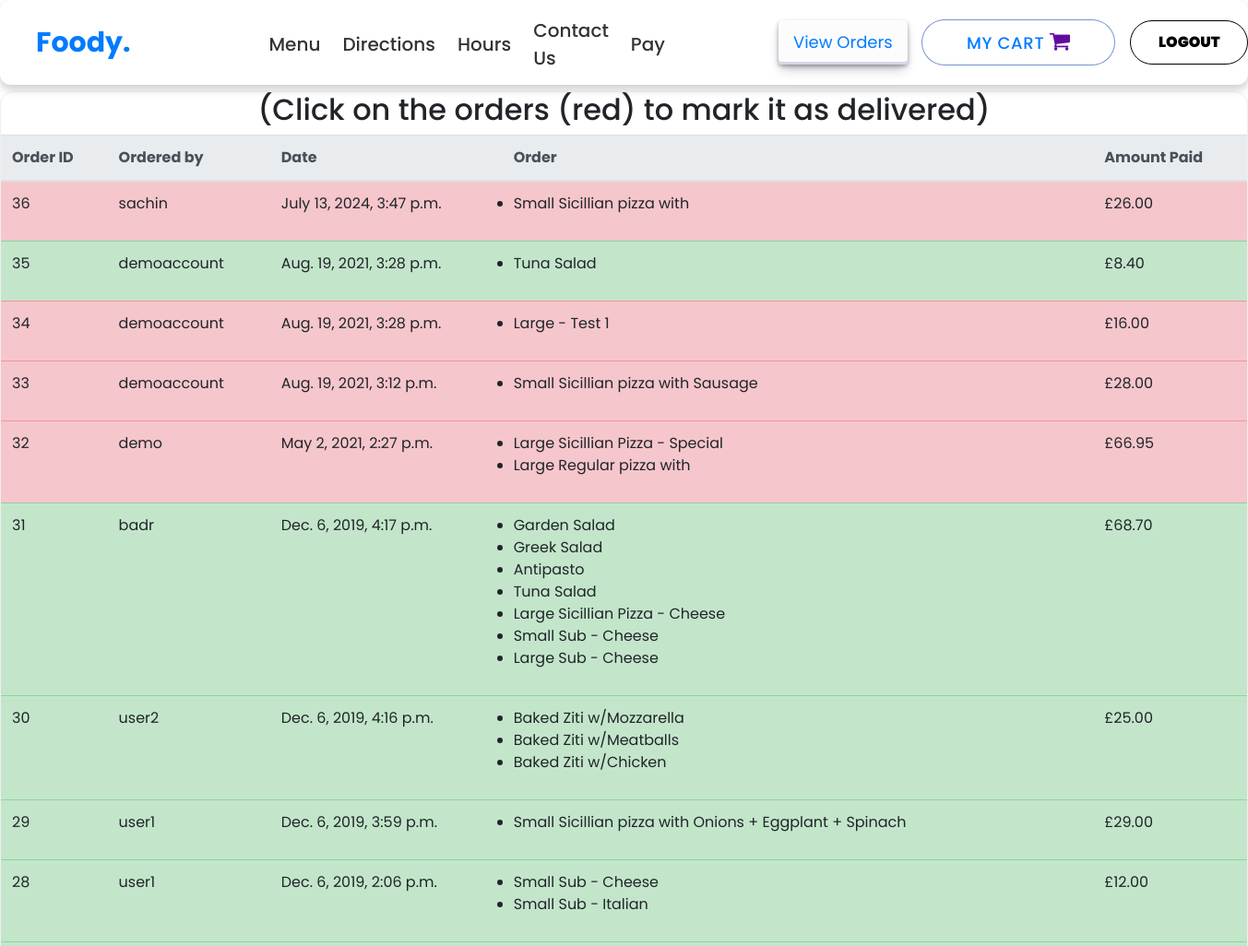
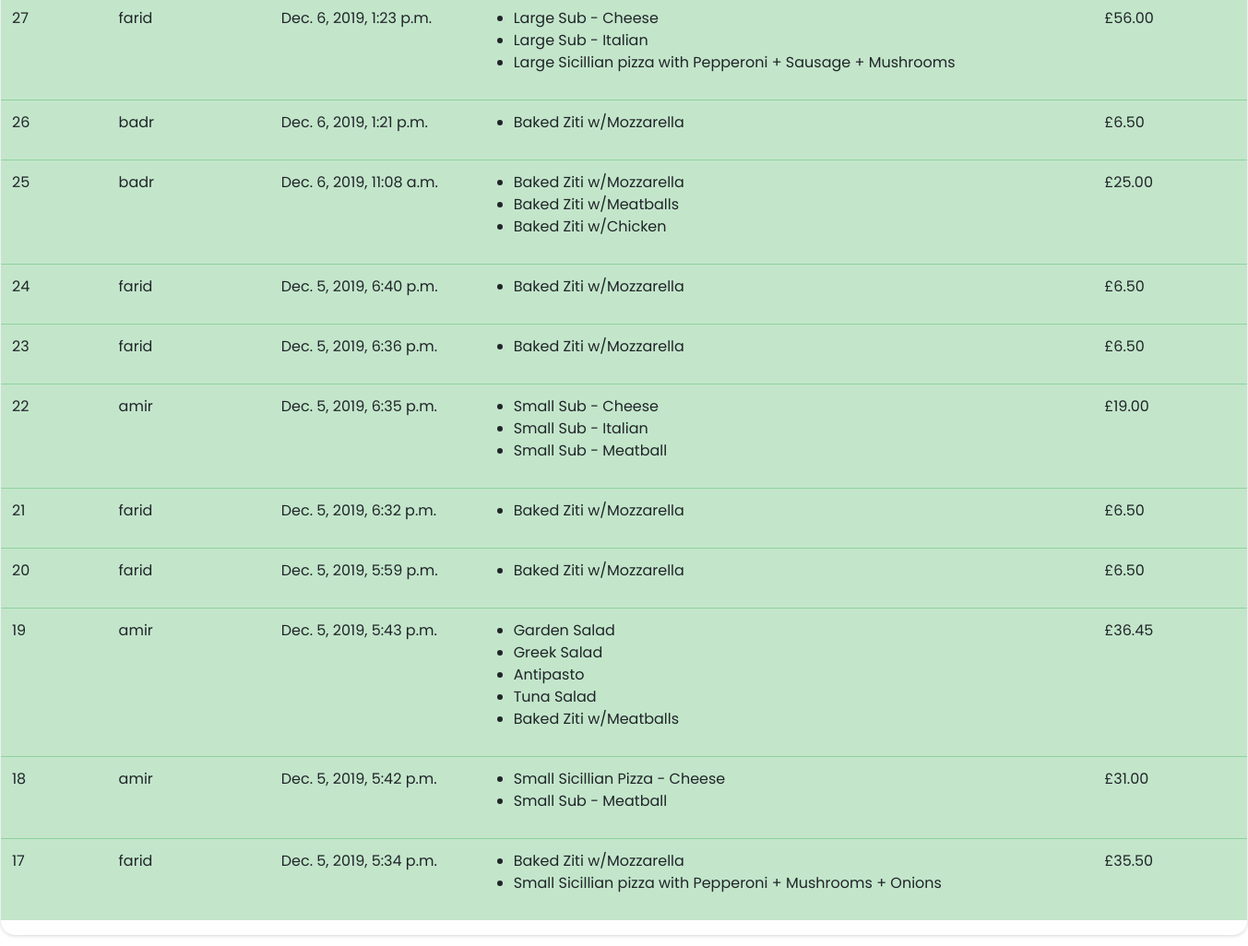
Page /view-orders (signed in) on the committed database (2 pictures, top to bottom).
### orders/models.py (models this page shows, shortened)
class UserOrder(models.Model):
    username = models.CharField(max_length=200) #who placed the order
    order = models.TextField() #this will be a string representation of the cart from localStorage
    price = models.DecimalField(max_digits=6, decimal_places=2) #how much was the order
    time_of_order  = models.DateTimeField(default=datetime.now, blank=True)
    delivered = models.BooleanField()

### orders/views.py (the view)
# urls.py: path("view-orders", views.view_orders, name="view_orders"),
def view_orders(request):
    if request.user.is_superuser:
        rows = UserOrder.objects.all().order_by('-time_of_order')
        return render(request, "orders.html", context = {"rows":rows})
    else:
        rows = UserOrder.objects.all().filter(username = request.user.username).order_by('-time_of_order')
        return render(request, "orders.html", context = {"rows":rows})

### orders/templatetags/custom_tags.py (called while the page is built)
@register.filter(name="format_cart")
def format_cart(value):
    return value[1:-1].split(",")

@register.filter(name="format_cart_item")
def format_cart_item(value):
    return value.replace("'","")

### orders/templates/orders.html
{% extends 'header.html' %}
{% load custom_tags %}
{% block content %}
<div class="container-fluid">
  <div class="row justify-content-center">
    {% if user.is_superuser %}
      <h2>(Click on the orders (red) to mark it as delivered)</h2>
    {% else %}
      <h2> Orders by: {{user.get_username}} </h2>
    {% endif %}
    <table class="table">
        <thead class="thead-light">
        <tr>
          <th scope="col">Order ID</th>
          <th scope="col">Ordered by</th>
          <th scope="col">Date</th>
          <th scope="col">Order</th>
          <th scope="col">Amount Paid</th>
        </tr>
        </thead>
        <tbody id = "orders_table">
          {% for row in rows %}
          {% if row.delivered %}
            <tr class="table-success">
          {% else %}
            <tr class="table-danger mark-as-complete">
          {% endif %}
              <td>{{row.id}}</td>
              <td>{{row.username}}</td>
              <td>{{row.time_of_order}}</td>
              <td >
                <ul>
                  {% for item in row.order|format_cart %}
                    <li>{{item|format_cart_item}}</li>
                  {% endfor %}
                </ul>
              </td>
              <td>£{{row.price}}</td>
            </tr>
          {% endfor %}
        </tbody>
    </table>
  </div>
</div>
{% endblock %}

### orders/static/header.css (style rules this page uses)
* { margin: 0; padding: 0; box-sizing: border-box; font-family: "Poppins", sans-serif; }
body { height: 100vh; }

### orders/static/style.css (style rules this page uses)
.container-fluid { display: grid; grid-template-columns: repeat(auto-fit,minmax(250px,1fr)); gap: 20px; padding: 0.5rem 1rem 1rem 1rem; }
.row { background-color: var(--mainColor); box-shadow: rgba(0, 0, 0, 0.16)0px 1px 4px; border-radius: 15px; position: relative; cursor: pointer; }

### rows in the picture
UserOrder: id "36", username "sachin", time_of_order "July 13, 2024, 3:47 p.m.", order "Small Sicillian pizza with", price "26.00"
UserOrder: id "35", username "demoaccount", time_of_order "Aug. 19, 2021, 3:28 p.m.", order "Tuna Salad", price "8.40"
UserOrder: id "34", username "demoaccount", time_of_order "Aug. 19, 2021, 3:28 p.m.", order "Large - Test 1", price "16.00"
UserOrder: id "33", username "demoaccount", time_of_order "Aug. 19, 2021, 3:12 p.m.", order "Small Sicillian pizza with Sausage", price "28.00"
UserOrder: id "32", username "demo", time_of_order "May 2, 2021, 2:27 p.m.", order "Large Sicillian Pizza - Special" "Large Regular pizza with", price "66.95"
UserOrder: id "31", username "badr", time_of_order "Dec. 6, 2019, 4:17 p.m.", order "Garden Salad" "Greek Salad" "Antipasto" "Tuna Salad" "Large Sicillian Pizza - Cheese" "Small Sub - Cheese" "Large Sub - Cheese", price "68.70"
UserOrder: id "30", username "user2", time_of_order "Dec. 6, 2019, 4:16 p.m.", order "Baked Ziti w/Mozzarella" "Baked Ziti w/Meatballs" "Baked Ziti w/Chicken", price "25.00"
UserOrder: id "29", username "user1", time_of_order "Dec. 6, 2019, 3:59 p.m.", order "Small Sicillian pizza with Onions + Eggplant + Spinach", price "29.00"
UserOrder: id "28", username "user1", time_of_order "Dec. 6, 2019, 2:06 p.m.", order "Small Sub - Cheese" "Small Sub - Italian", price "12.00"
UserOrder: id "27", username "farid", time_of_order "Dec. 6, 2019, 1:23 p.m.", order "Large Sub - Cheese" "Large Sub - Italian" "Large Sicillian pizza with Pepperoni + Sausage + Mushrooms", price "56.00"
UserOrder: id "26", username "badr", time_of_order "Dec. 6, 2019, 1:21 p.m.", order "Baked Ziti w/Mozzarella", price "6.50"
UserOrder: id "25", username "badr", time_of_order "Dec. 6, 2019, 11:08 a.m.", order "Baked Ziti w/Mozzarella" "Baked Ziti w/Meatballs" "Baked Ziti w/Chicken", price "25.00"
UserOrder: id "24", username "farid", time_of_order "Dec. 5, 2019, 6:40 p.m.", order "Baked Ziti w/Mozzarella", price "6.50"
UserOrder: id "23", username "farid", time_of_order "Dec. 5, 2019, 6:36 p.m.", order "Baked Ziti w/Mozzarella", price "6.50"
UserOrder: id "22", username "amir", time_of_order "Dec. 5, 2019, 6:35 p.m.", order "Small Sub - Cheese" "Small Sub - Italian" "Small Sub - Meatball", price "19.00"
UserOrder: id "21", username "farid", time_of_order "Dec. 5, 2019, 6:32 p.m.", order "Baked Ziti w/Mozzarella", price "6.50"
UserOrder: id "20", username "farid", time_of_order "Dec. 5, 2019, 5:59 p.m.", order "Baked Ziti w/Mozzarella", price "6.50"
UserOrder: id "19", username "amir", time_of_order "Dec. 5, 2019, 5:43 p.m.", order "Garden Salad" "Greek Salad" "Antipasto" "Tuna Salad" "Baked Ziti w/Meatballs", price "36.45"
UserOrder: id "18", username "amir", time_of_order "Dec. 5, 2019, 5:42 p.m.", order "Small Sicillian Pizza - Cheese" "Small Sub - Meatball", price "31.00"
UserOrder: id "17", username "farid", time_of_order "Dec. 5, 2019, 5:34 p.m.", order "Baked Ziti w/Mozzarella" "Small Sicillian pizza with Pepperoni + Mushrooms + Onions", price "35.50"
